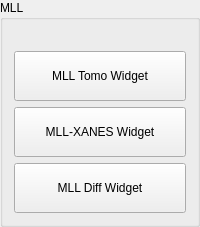
           <widget class="QGroupBox" name="groupBox_4">
            <property name="title">
             <string>MLL</string>
            </property>
            <layout class="QGridLayout" name="gridLayout_3">
             <item row="1" column="0">
              <widget class="QPushButton" name="pb_open_mll_tomo_widget">
               <property name="sizePolicy">
                <sizepolicy hsizetype="Minimum" vsizetype="Preferred">
                 <horstretch>0</horstretch>
                 <verstretch>0</verstretch>
                </sizepolicy>
               </property>
               <property name="text">
                <string>
MLL Tomo Widget
</string>
               </property>
              </widget>
             </item>
             <item row="0" column="0">
              <widget class="QLabel" name="label">
               <property name="text">
                <string/>
               </property>
              </widget>
             </item>
             <item row="2" column="0">
              <widget class="QPushButton" name="pushButton">
               <property name="sizePolicy">
                <sizepolicy hsizetype="Minimum" vsizetype="Preferred">
                 <horstretch>0</horstretch>
                 <verstretch>0</verstretch>
                </sizepolicy>
               </property>
               <property name="text">
                <string> 
MLL-XANES Widget
</string>
               </property>
              </widget>
             </item>
             <item row="3" column="0">
              <widget class="QPushButton" name="pushButton_15">
               <property name="sizePolicy">
                <sizepolicy hsizetype="Minimum" vsizetype="Preferred">
                 <horstretch>0</horstretch>
                 <verstretch>0</verstretch>
                </sizepolicy>
               </property>
               <property name="text">
                <string>
MLL Diff Widget
</string>
               </property>
              </widget>
             </item>
            </layout>
           </widget>
